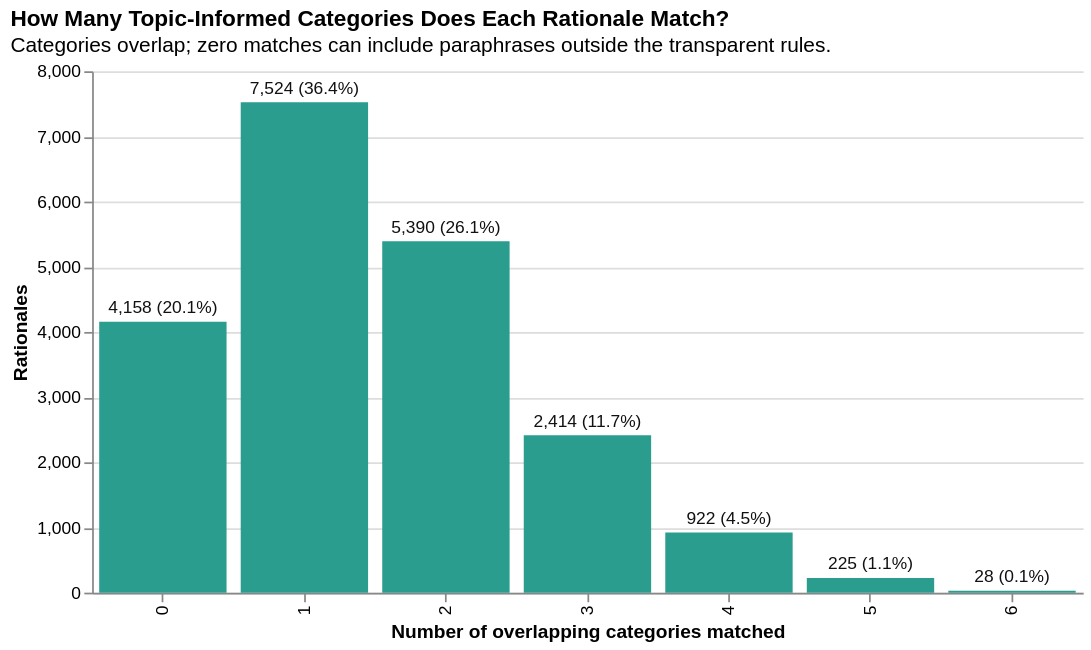
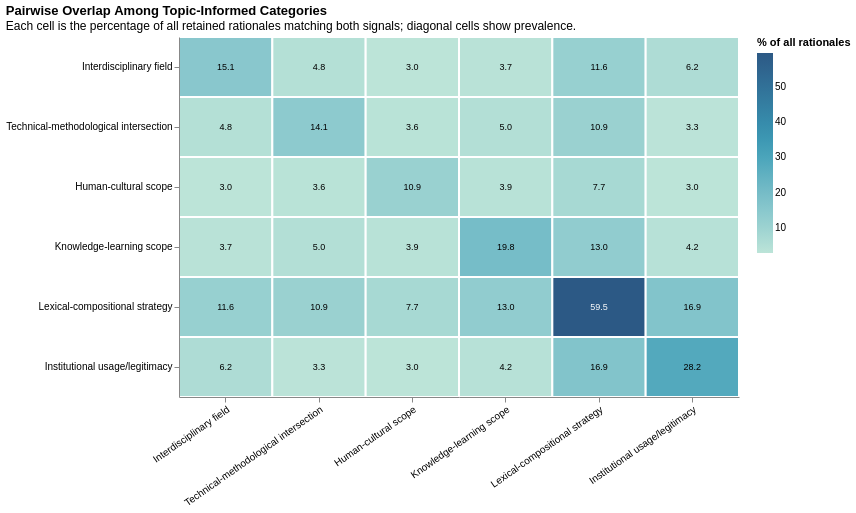

Notebook cell for these charts, in order:
### Markdown cell above
### Rationale-Level Distribution and Overlap

Because the six categories are overlapping signals, I do not assign each rationale to one dominant class. I instead measure how many signals each rationale activates, which exact combinations recur, and how often each pair co-occurs. The first chart shows the distribution from zero through six matched signals. The second reports pairwise overlap as the percentage of all retained rationales matching both signals. A zero-match rationale is not necessarily definition-free; it may use phrasing outside the transparent rule lists.

### Code cell
topic_signal_cols = [f"topic_frame_{frame}" for frame in topic_frame_order]
rationale_df["topic_signal_count"] = rationale_df[topic_signal_cols].sum(axis=1).astype(int)

def _signal_combination(row):
    matched = [
        TOPIC_FRAME_LABELS[frame]
        for frame in topic_frame_order
        if bool(row[f"topic_frame_{frame}"])
    ]
    return " + ".join(matched) if matched else "No rule match"

rationale_df["topic_signal_combination"] = rationale_df.apply(_signal_combination, axis=1)

signal_count_distribution = (
    rationale_df["topic_signal_count"]
    .value_counts()
    .reindex(range(len(topic_frame_order) + 1), fill_value=0)
    .rename_axis("signals_matched")
    .reset_index(name="rationales")
)
signal_count_distribution["pct"] = (
    signal_count_distribution["rationales"] / len(rationale_df) * 100
)
signal_count_distribution["label"] = signal_count_distribution.apply(
    lambda row: f"{int(row['rationales']):,} ({row['pct']:.1f}%)", axis=1
)

count_bars = alt.Chart(signal_count_distribution).mark_bar(color="#2A9D8F").encode(
    x=alt.X("signals_matched:O", title="Number of overlapping categories matched"),
    y=alt.Y("rationales:Q", title="Rationales"),
    tooltip=["signals_matched:O", "rationales:Q", alt.Tooltip("pct:Q", format=".1f")],
)
count_labels = count_bars.mark_text(dy=-8, color="#111111", fontSize=10).encode(
    text="label:N"
)
topic_signal_count_chart = (count_bars + count_labels).properties(
    width=570,
    height=300,
    title=alt.TitleParams(
        "How Many Topic-Informed Categories Does Each Rationale Match?",
        subtitle="Categories overlap; zero matches can include paraphrases outside the transparent rules.",
        anchor="start",
    ),
).configure_view(stroke=None)
save_chart(
    topic_signal_count_chart,
    str(FIGURE_DIR / "topic_informed_categories_per_rationale.png"),
    scale_factor=2.0,
)
display(topic_signal_count_chart)

top_signal_combinations = (
    rationale_df["topic_signal_combination"]
    .value_counts()
    .rename_axis("category_combination")
    .reset_index(name="rationales")
)
top_signal_combinations["pct"] = top_signal_combinations["rationales"] / len(rationale_df) * 100
print("Most common category combinations:")
display(top_signal_combinations.head(15).round({"pct": 1}))

pair_rows = []
for row_frame in topic_frame_order:
    for col_frame in topic_frame_order:
        both = (
            rationale_df[f"topic_frame_{row_frame}"]
            & rationale_df[f"topic_frame_{col_frame}"]
        ).sum()
        pair_rows.append({
            "row_signal": TOPIC_FRAME_LABELS[row_frame],
            "column_signal": TOPIC_FRAME_LABELS[col_frame],
            "rationales": int(both),
            "pct_all": both / len(rationale_df) * 100,
        })
topic_signal_pairwise = pd.DataFrame(pair_rows)

pair_base = alt.Chart(topic_signal_pairwise).encode(
    x=alt.X(
        "column_signal:N", sort=topic_frame_display_order, title=None,
        axis=alt.Axis(labelAngle=-35),
    ),
    y=alt.Y("row_signal:N", sort=topic_frame_display_order, title=None),
    tooltip=[
        alt.Tooltip("row_signal:N", title="Signal 1"),
        alt.Tooltip("column_signal:N", title="Signal 2"),
        alt.Tooltip("rationales:Q", title="Rationales"),
        alt.Tooltip("pct_all:Q", title="% of all rationales", format=".1f"),
    ],
)
pair_rect = pair_base.mark_rect(stroke="white", strokeWidth=2).encode(
    color=alt.Color(
        "pct_all:Q", scale=alt.Scale(scheme="tealblues"), title="% of all rationales"
    )
)
pair_text = pair_base.mark_text(fontSize=9).encode(
    text=alt.Text("pct_all:Q", format=".1f"),
    color=alt.condition(alt.datum.pct_all > 30, alt.value("white"), alt.value("black")),
)
topic_signal_overlap_chart = (pair_rect + pair_text).properties(
    width=560,
    height=360,
    title=alt.TitleParams(
        "Pairwise Overlap Among Topic-Informed Categories",
        subtitle="Each cell is the percentage of all retained rationales matching both signals; diagonal cells show prevalence.",
        anchor="start",
    ),
).configure_view(stroke=None)
save_chart(
    topic_signal_overlap_chart,
    str(FIGURE_DIR / "topic_informed_category_overlap.png"),
    scale_factor=2.0,
)
display(topic_signal_overlap_chart)

### Figure 1 — Vega specification as saved in the notebook (floating-point values rounded to 4 significant figures)
{"$schema": "https://vega.github.io/schema/vega/v6.json", "data": [{"name": "source_0"}, {"name": "data_0", "values": [{"pct": 20.12, "rationales": 4158, "rationales_end": 4158.0, "rationales_start": 0.0, "signals_matched": 0}, {"pct": 36.42, "rationales": 7524, "rationales_end": 7524.0, "rationales_start": 0.0, "signals_matched": 1}, {"pct": 26.09, "rationales": 5390, "rationales_end": 5390.0, "rationales_start": 0.0, "signals_matched": 2}, {"pct": 11.68, "rationales": 2414, "rationales_end": 2414.0, "rationales_start": 0.0, "signals_matched": 3}, {"pct": 4.463, "rationales": 922, "rationales_end": 922.0, "rationales_start": 0.0, "signals_matched": 4}, {"pct": 1.089, "rationales": 225, "rationales_end": 225.0, "rationales_start": 0.0, "signals_matched": 5}, {"pct": 0.1355, "rationales": 28, "rationales_end": 28.0, "rationales_start": 0.0, "signals_matched": 6}]}, {"name": "data_1", "values": [{"label": "4,158 (20.1%)", "pct": 20.12, "rationales": 4158, "signals_matched": 0}, {"label": "7,524 (36.4%)", "pct": 36.42, "rationales": 7524, "signals_matched": 1}, {"label": "5,390 (26.1%)", "pct": 26.09, "rationales": 5390, "signals_matched": 2}, {"label": "2,414 (11.7%)", "pct": 11.68, "rationales": 2414, "signals_matched": 3}, {"label": "922 (4.5%)", "pct": 4.463, "rationales": 922, "signals_matched": 4}, {"label": "225 (1.1%)", "pct": 1.089, "rationales": 225, "signals_matched": 5}, {"label": "28 (0.1%)", "pct": 0.1355, "rationales": 28, "signals_matched": 6}]}, {"name": "data_0_x_domain_signals_matched_0", "values": [{"signals_matched": 0}, {"signals_matched": 1}, {"signals_matched": 2}, {"signals_matched": 3}, {"signals_matched": 4}, {"signals_matched": 5}, {"signals_matched": 6}]}, {"name": "data_1_x_domain_signals_matched_1", "values": [{"signals_matched": 0}, {"signals_matched": 1}, {"signals_matched": 2}, {"signals_matched": 3}, {"signals_matched": 4}, {"signals_matched": 5}, {"signals_matched": 6}]}], "marks": [{"type": "rect", "name": "layer_0_marks", "from": {"data": "data_0"}, "encode": {"update": {"y2": {"field": "rationales_start", "scale": "y"}, "fill": {"value": "#2A9D8F"}, "width": {"signal": "max(0.25, bandwidth('x'))"}, "y": {"field": "rationales_end", "scale": "y"}, "tooltip": {"signal": "{\"signals_matched\": isValid(datum[\"signals_matched\"]) ? datum[\"signals_matched\"] : \"\"+datum[\"signals_matched\"], \"rationales\": format(datum[\"rationales\"], \"\"), \"pct\": format(datum[\"pct\"], \".1f\")}"}, "x": {"field": "signals_matched", "scale": "x"}}}, "style": ["bar"]}, {"type": "text", "name": "layer_1_marks", "from": {"data": "data_1"}, "encode": {"update": {"dy": {"value": -8}, "fontSize": {"value": 10}, "fill": {"value": "#111111"}, "align": {"value": "center"}, "baseline": {"value": "middle"}, "text": {"signal": "isValid(datum[\"label\"]) ? datum[\"label\"] : \"\"+datum[\"label\"]"}, "y": {"field": "rationales", "scale": "y"}, "tooltip": {"signal": "{\"signals_matched\": isValid(datum[\"signals_matched\"]) ? datum[\"signals_matched\"] : \"\"+datum[\"signals_matched\"], \"rationales\": format(datum[\"rationales\"], \"\"), \"pct\": format(datum[\"pct\"], \".1f\")}"}, "x": {"field": "signals_matched", "scale": "x", "band": 0.5}}}, "style": ["text"]}], "scales": [{"name": "x", "type": "band", "domain": {"fields": [{"data": "data_0_x_domain_signals_matched_0", "field": "signals_matched"}, {"data": "data_1_x_domain_signals_matched_1", "field": "signals_matched"}], "sort": true}, "range": [0, {"signal": "width"}], "paddingInner": 0.1, "paddingOuter": 0.05}, {"name": "y", "type": "linear", "domain": {"fields": [{"data": "data_0", "field": "rationales_start"}, {"data": "data_0", "field": "rationales_end"}, {"data": "data_1", "field": "rationales"}]}, "range": [{"signal": "height"}, 0], "nice": true, "zero": true}], "axes": [{"scale": "y", "gridScale": "x", "labels": false, "zindex": 0, "aria": false, "orient": "left", "tickCount": {"signal": "ceil(height/40)"}, "minExtent": 0, "ticks": false, "domain": false, "grid": true, "maxExtent": 0}, {"scale": "x", "title": "Number of overlapping categories matched", "grid": false, "labelAngle": 270, "labelAlign": "right", "labelBaseline": "middle", "zindex": 0, "orient": "bottom"}, {"scale": "y", "labelOverlap": true, "tickCount": {"signal": "ceil(height/40)"}, "orient": "left", "zindex": 0, "grid": false, "title": "Rationales"}], "title": {"text": "How Many Topic-Informed Categories Does Each Rationale Match?", "subtitle": "Categories overlap; zero matches can include paraphrases outside the transparent rules.", "anchor": "start"}, "padding": 5, "height": 300, "style": "cell", "config": {"style": {"cell": {"stroke": null}}}, "background": "white", "width": 570}

### Figure 2 — Vega specification as saved in the notebook (floating-point values rounded to 4 significant figures)
{"$schema": "https://vega.github.io/schema/vega/v6.json", "data": [{"name": "source_0", "values": [{"column_signal": "Interdisciplinary field", "pct_all": 15.15, "rationales": 3130, "row_signal": "Interdisciplinary field", "x_column_signal_sort_index": 0.0, "y_row_signal_sort_index": 0.0}, {"column_signal": "Technical-methodological intersection", "pct_all": 4.816, "rationales": 995, "row_signal": "Interdisciplinary field", "x_column_signal_sort_index": 1.0, "y_row_signal_sort_index": 0.0}, {"column_signal": "Human-cultural scope", "pct_all": 2.991, "rationales": 618, "row_signal": "Interdisciplinary field", "x_column_signal_sort_index": 2.0, "y_row_signal_sort_index": 0.0}, {"column_signal": "Knowledge-learning scope", "pct_all": 3.712, "rationales": 767, "row_signal": "Interdisciplinary field", "x_column_signal_sort_index": 3.0, "y_row_signal_sort_index": 0.0}, {"column_signal": "Lexical-compositional strategy", "pct_all": 11.58, "rationales": 2392, "row_signal": "Interdisciplinary field", "x_column_signal_sort_index": 4.0, "y_row_signal_sort_index": 0.0}, {"column_signal": "Institutional usage/legitimacy", "pct_all": 6.248, "rationales": 1291, "row_signal": "Interdisciplinary field", "x_column_signal_sort_index": 5.0, "y_row_signal_sort_index": 0.0}, {"column_signal": "Interdisciplinary field", "pct_all": 4.816, "rationales": 995, "row_signal": "Technical-methodological intersection", "x_column_signal_sort_index": 0.0, "y_row_signal_sort_index": 1.0}, {"column_signal": "Technical-methodological intersection", "pct_all": 14.1, "rationales": 2913, "row_signal": "Technical-methodological intersection", "x_column_signal_sort_index": 1.0, "y_row_signal_sort_index": 1.0}, {"column_signal": "Human-cultural scope", "pct_all": 3.606, "rationales": 745, "row_signal": "Technical-methodological intersection", "x_column_signal_sort_index": 2.0, "y_row_signal_sort_index": 1.0}, {"column_signal": "Knowledge-learning scope", "pct_all": 4.995, "rationales": 1032, "row_signal": "Technical-methodological intersection", "x_column_signal_sort_index": 3.0, "y_row_signal_sort_index": 1.0}, {"column_signal": "Lexical-compositional strategy", "pct_all": 10.92, "rationales": 2257, "row_signal": "Technical-methodological intersection", "x_column_signal_sort_index": 4.0, "y_row_signal_sort_index": 1.0}, {"column_signal": "Institutional usage/legitimacy", "pct_all": 3.257, "rationales": 673, "row_signal": "Technical-methodological intersection", "x_column_signal_sort_index": 5.0, "y_row_signal_sort_index": 1.0}, {"column_signal": "Interdisciplinary field", "pct_all": 2.991, "rationales": 618, "row_signal": "Human-cultural scope", "x_column_signal_sort_index": 0.0, "y_row_signal_sort_index": 2.0}, {"column_signal": "Technical-methodological intersection", "pct_all": 3.606, "rationales": 745, "row_signal": "Human-cultural scope", "x_column_signal_sort_index": 1.0, "y_row_signal_sort_index": 2.0}, {"column_signal": "Human-cultural scope", "pct_all": 10.95, "rationales": 2262, "row_signal": "Human-cultural scope", "x_column_signal_sort_index": 2.0, "y_row_signal_sort_index": 2.0}, {"column_signal": "Knowledge-learning scope", "pct_all": 3.94, "rationales": 814, "row_signal": "Human-cultural scope", "x_column_signal_sort_index": 3.0, "y_row_signal_sort_index": 2.0}, {"column_signal": "Lexical-compositional strategy", "pct_all": 7.72, "rationales": 1595, "row_signal": "Human-cultural scope", "x_column_signal_sort_index": 4.0, "y_row_signal_sort_index": 2.0}, {"column_signal": "Institutional usage/legitimacy", "pct_all": 2.991, "rationales": 618, "row_signal": "Human-cultural scope", "x_column_signal_sort_index": 5.0, "y_row_signal_sort_index": 2.0}, {"column_signal": "Interdisciplinary field", "pct_all": 3.712, "rationales": 767, "row_signal": "Knowledge-learning scope", "x_column_signal_sort_index": 0.0, "y_row_signal_sort_index": 3.0}, {"column_signal": "Technical-methodological intersection", "pct_all": 4.995, "rationales": 1032, "row_signal": "Knowledge-learning scope", "x_column_signal_sort_index": 1.0, "y_row_signal_sort_index": 3.0}, {"column_signal": "Human-cultural scope", "pct_all": 3.94, "rationales": 814, "row_signal": "Knowledge-learning scope", "x_column_signal_sort_index": 2.0, "y_row_signal_sort_index": 3.0}, {"column_signal": "Knowledge-learning scope", "pct_all": 19.83, "rationales": 4097, "row_signal": "Knowledge-learning scope", "x_column_signal_sort_index": 3.0, "y_row_signal_sort_index": 3.0}, {"column_signal": "Lexical-compositional strategy", "pct_all": 13.0, "rationales": 2685, "row_signal": "Knowledge-learning scope", "x_column_signal_sort_index": 4.0, "y_row_signal_sort_index": 3.0}, {"column_signal": "Institutional usage/legitimacy", "pct_all": 4.191, "rationales": 866, "row_signal": "Knowledge-learning scope", "x_column_signal_sort_index": 5.0, "y_row_signal_sort_index": 3.0}, {"column_signal": "Interdisciplinary field", "pct_all": 11.58, "rationales": 2392, "row_signal": "Lexical-compositional strategy", "x_column_signal_sort_index": 0.0, "y_row_signal_sort_index": 4.0}, {"column_signal": "Technical-methodological intersection", "pct_all": 10.92, "rationales": 2257, "row_signal": "Lexical-compositional strategy", "x_column_signal_sort_index": 1.0, "y_row_signal_sort_index": 4.0}, {"column_signal": "Human-cultural scope", "pct_all": 7.72, "rationales": 1595, "row_signal": "Lexical-compositional strategy", "x_column_signal_sort_index": 2.0, "y_row_signal_sort_index": 4.0}, {"column_signal": "Knowledge-learning scope", "pct_all": 13.0, "rationales": 2685, "row_signal": "Lexical-compositional strategy", "x_column_signal_sort_index": 3.0, "y_row_signal_sort_index": 4.0}, {"column_signal": "Lexical-compositional strategy", "pct_all": 59.53, "rationales": 12300, "row_signal": "Lexical-compositional strategy", "x_column_signal_sort_index": 4.0, "y_row_signal_sort_index": 4.0}, {"column_signal": "Institutional usage/legitimacy", "pct_all": 16.87, "rationales": 3486, "row_signal": "Lexical-compositional strategy", "x_column_signal_sort_index": 5.0, "y_row_signal_sort_index": 4.0}, {"column_signal": "Interdisciplinary field", "pct_all": 6.248, "rationales": 1291, "row_signal": "Institutional usage/legitimacy", "x_column_signal_sort_index": 0.0, "y_row_signal_sort_index": 5.0}, {"column_signal": "Technical-methodological intersection", "pct_all": 3.257, "rationales": 673, "row_signal": "Institutional usage/legitimacy", "x_column_signal_sort_index": 1.0, "y_row_signal_sort_index": 5.0}, {"column_signal": "Human-cultural scope", "pct_all": 2.991, "rationales": 618, "row_signal": "Institutional usage/legitimacy", "x_column_signal_sort_index": 2.0, "y_row_signal_sort_index": 5.0}, {"column_signal": "Knowledge-learning scope", "pct_all": 4.191, "rationales": 866, "row_signal": "Institutional usage/legitimacy", "x_column_signal_sort_index": 3.0, "y_row_signal_sort_index": 5.0}, {"column_signal": "Lexical-compositional strategy", "pct_all": 16.87, "rationales": 3486, "row_signal": "Institutional usage/legitimacy", "x_column_signal_sort_index": 4.0, "y_row_signal_sort_index": 5.0}, {"column_signal": "Institutional usage/legitimacy", "pct_all": 28.19, "rationales": 5825, "row_signal": "Institutional usage/legitimacy", "x_column_signal_sort_index": 5.0, "y_row_signal_sort_index": 5.0}]}, {"name": "data_0", "values": [{"column_signal": "Interdisciplinary field", "pct_all": 15.15, "rationales": 3130, "row_signal": "Interdisciplinary field"}, {"column_signal": "Technical-methodological intersection", "pct_all": 4.816, "rationales": 995, "row_signal": "Interdisciplinary field"}, {"column_signal": "Human-cultural scope", "pct_all": 2.991, "rationales": 618, "row_signal": "Interdisciplinary field"}, {"column_signal": "Knowledge-learning scope", "pct_all": 3.712, "rationales": 767, "row_signal": "Interdisciplinary field"}, {"column_signal": "Lexical-compositional strategy", "pct_all": 11.58, "rationales": 2392, "row_signal": "Interdisciplinary field"}, {"column_signal": "Institutional usage/legitimacy", "pct_all": 6.248, "rationales": 1291, "row_signal": "Interdisciplinary field"}, {"column_signal": "Interdisciplinary field", "pct_all": 4.816, "rationales": 995, "row_signal": "Technical-methodological intersection"}, {"column_signal": "Technical-methodological intersection", "pct_all": 14.1, "rationales": 2913, "row_signal": "Technical-methodological intersection"}, {"column_signal": "Human-cultural scope", "pct_all": 3.606, "rationales": 745, "row_signal": "Technical-methodological intersection"}, {"column_signal": "Knowledge-learning scope", "pct_all": 4.995, "rationales": 1032, "row_signal": "Technical-methodological intersection"}, {"column_signal": "Lexical-compositional strategy", "pct_all": 10.92, "rationales": 2257, "row_signal": "Technical-methodological intersection"}, {"column_signal": "Institutional usage/legitimacy", "pct_all": 3.257, "rationales": 673, "row_signal": "Technical-methodological intersection"}, {"column_signal": "Interdisciplinary field", "pct_all": 2.991, "rationales": 618, "row_signal": "Human-cultural scope"}, {"column_signal": "Technical-methodological intersection", "pct_all": 3.606, "rationales": 745, "row_signal": "Human-cultural scope"}, {"column_signal": "Human-cultural scope", "pct_all": 10.95, "rationales": 2262, "row_signal": "Human-cultural scope"}, {"column_signal": "Knowledge-learning scope", "pct_all": 3.94, "rationales": 814, "row_signal": "Human-cultural scope"}, {"column_signal": "Lexical-compositional strategy", "pct_all": 7.72, "rationales": 1595, "row_signal": "Human-cultural scope"}, {"column_signal": "Institutional usage/legitimacy", "pct_all": 2.991, "rationales": 618, "row_signal": "Human-cultural scope"}, {"column_signal": "Interdisciplinary field", "pct_all": 3.712, "rationales": 767, "row_signal": "Knowledge-learning scope"}, {"column_signal": "Technical-methodological intersection", "pct_all": 4.995, "rationales": 1032, "row_signal": "Knowledge-learning scope"}, {"column_signal": "Human-cultural scope", "pct_all": 3.94, "rationales": 814, "row_signal": "Knowledge-learning scope"}, {"column_signal": "Knowledge-learning scope", "pct_all": 19.83, "rationales": 4097, "row_signal": "Knowledge-learning scope"}, {"column_signal": "Lexical-compositional strategy", "pct_all": 13.0, "rationales": 2685, "row_signal": "Knowledge-learning scope"}, {"column_signal": "Institutional usage/legitimacy", "pct_all": 4.191, "rationales": 866, "row_signal": "Knowledge-learning scope"}, {"column_signal": "Interdisciplinary field", "pct_all": 11.58, "rationales": 2392, "row_signal": "Lexical-compositional strategy"}, {"column_signal": "Technical-methodological intersection", "pct_all": 10.92, "rationales": 2257, "row_signal": "Lexical-compositional strategy"}, {"column_signal": "Human-cultural scope", "pct_all": 7.72, "rationales": 1595, "row_signal": "Lexical-compositional strategy"}, {"column_signal": "Knowledge-learning scope", "pct_all": 13.0, "rationales": 2685, "row_signal": "Lexical-compositional strategy"}, {"column_signal": "Lexical-compositional strategy", "pct_all": 59.53, "rationales": 12300, "row_signal": "Lexical-compositional strategy"}, {"column_signal": "Institutional usage/legitimacy", "pct_all": 16.87, "rationales": 3486, "row_signal": "Lexical-compositional strategy"}, {"column_signal": "Interdisciplinary field", "pct_all": 6.248, "rationales": 1291, "row_signal": "Institutional usage/legitimacy"}, {"column_signal": "Technical-methodological intersection", "pct_all": 3.257, "rationales": 673, "row_signal": "Institutional usage/legitimacy"}, {"column_signal": "Human-cultural scope", "pct_all": 2.991, "rationales": 618, "row_signal": "Institutional usage/legitimacy"}, {"column_signal": "Knowledge-learning scope", "pct_all": 4.191, "rationales": 866, "row_signal": "Institutional usage/legitimacy"}, {"column_signal": "Lexical-compositional strategy", "pct_all": 16.87, "rationales": 3486, "row_signal": "Institutional usage/legitimacy"}, {"column_signal": "Institutional usage/legitimacy", "pct_all": 28.19, "rationales": 5825, "row_signal": "Institutional usage/legitimacy"}]}, {"name": "source_0_x_domain_column_signal", "values": [{"column_signal": "Interdisciplinary field", "sort_field": 0.0}, {"column_signal": "Technical-methodological intersection", "sort_field": 1.0}, {"column_signal": "Human-cultural scope", "sort_field": 2.0}, {"column_signal": "Knowledge-learning scope", "sort_field": 3.0}, {"column_signal": "Lexical-compositional strategy", "sort_field": 4.0}, {"column_signal": "Institutional usage/legitimacy", "sort_field": 5.0}]}, {"name": "source_0_y_domain_row_signal", "values": [{"row_signal": "Interdisciplinary field", "sort_field": 0.0}, {"row_signal": "Technical-methodological intersection", "sort_field": 1.0}, {"row_signal": "Human-cultural scope", "sort_field": 2.0}, {"row_signal": "Knowledge-learning scope", "sort_field": 3.0}, {"row_signal": "Lexical-compositional strategy", "sort_field": 4.0}, {"row_signal": "Institutional usage/legitimacy", "sort_field": 5.0}]}, {"name": "data_0_color_domain_pct_all", "values": [{"min": 2.991, "max": 59.53}]}], "marks": [{"type": "rect", "name": "layer_0_marks", "from": {"data": "data_0"}, "encode": {"update": {"strokeWidth": {"value": 2}, "y": {"field": "row_signal", "scale": "y"}, "stroke": {"value": "white"}, "tooltip": {"signal": "{\"Signal 1\": isValid(datum[\"row_signal\"]) ? datum[\"row_signal\"] : \"\"+datum[\"row_signal\"], \"Signal 2\": isValid(datum[\"column_signal\"]) ? datum[\"column_signal\"] : \"\"+datum[\"column_signal\"], \"Rationales\": format(datum[\"rationales\"], \"\"), \"% of all rationales\": format(datum[\"pct_all\"], \".1f\")}"}, "x": {"field": "column_signal", "scale": "x"}, "width": {"signal": "max(0.25, bandwidth('x'))"}, "height": {"signal": "max(0.25, bandwidth('y'))"}, "fill": {"field": "pct_all", "scale": "color"}}}, "style": ["rect"]}, {"type": "text", "name": "layer_1_marks", "from": {"data": "source_0"}, "encode": {"update": {"baseline": {"value": "middle"}, "fontSize": {"value": 9}, "fill": [{"value": "white", "test": "(datum.pct_all > 30)"}, {"value": "black"}], "tooltip": {"signal": "{\"Signal 1\": isValid(datum[\"row_signal\"]) ? datum[\"row_signal\"] : \"\"+datum[\"row_signal\"], \"Signal 2\": isValid(datum[\"column_signal\"]) ? datum[\"column_signal\"] : \"\"+datum[\"column_signal\"], \"Rationales\": format(datum[\"rationales\"], \"\"), \"% of all rationales\": format(datum[\"pct_all\"], \".1f\")}"}, "y": {"field": "row_signal", "scale": "y", "band": 0.5}, "x": {"field": "column_signal", "scale": "x", "band": 0.5}, "text": {"signal": "format(datum[\"pct_all\"], \".1f\")"}, "align": {"value": "center"}}}, "style": ["text"]}], "scales": [{"name": "x", "type": "band", "domain": {"data": "source_0_x_domain_column_signal", "field": "column_signal", "sort": {"op": "max", "field": "sort_field"}}, "range": [0, {"signal": "width"}], "paddingInner": 0, "paddingOuter": 0}, {"name": "y", "type": "band", "domain": {"data": "source_0_y_domain_row_signal", "field": "row_signal", "sort": {"op": "max", "field": "sort_field"}}, "range": [0, {"signal": "height"}], "paddingOuter": 0, "paddingInner": 0}, {"name": "color", "type": "linear", "domain": [{"signal": "(data(\"data_0_color_domain_pct_all\")[0] || {}).min"}, {"signal": "(data(\"data_0_color_domain_pct_all\")[0] || {}).max"}], "range": {"scheme": "tealblues"}, "interpolate": "hcl", "zero": false}], "axes": [{"scale": "x", "grid": false, "zindex": 1, "orient": "bottom", "labelAngle": 325, "labelAlign": "right", "labelBaseline": "top"}, {"scale": "y", "grid": false, "orient": "left", "zindex": 1}], "title": {"text": "Pairwise Overlap Among Topic-Informed Categories", "anchor": "start", "subtitle": "Each cell is the percentage of all retained rationales matching both signals; diagonal cells show prevalence."}, "height": 360, "padding": 5, "background": "white", "style": "cell", "legends": [{"title": "% of all rationales", "fill": "color", "gradientLength": {"signal": "clamp(height, 64, 200)"}}], "config": {"style": {"cell": {"stroke": null}}}, "width": 560}
